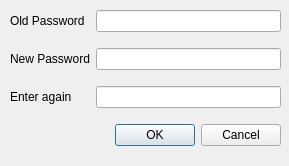
<?xml version="1.0" encoding="UTF-8"?>
<ui version="4.0">
 <class>dlgChangepassword</class>
 <widget class="QDialog" name="dlgChangepassword">
  <property name="windowModality">
   <enum>Qt::ApplicationModal</enum>
  </property>
  <property name="geometry">
   <rect>
    <x>0</x>
    <y>0</y>
    <width>289</width>
    <height>166</height>
   </rect>
  </property>
  <property name="windowTitle">
   <string>Dialog</string>
  </property>
  <property name="modal">
   <bool>true</bool>
  </property>
  <widget class="QWidget" name="gridLayoutWidget">
   <property name="geometry">
    <rect>
     <x>10</x>
     <y>0</y>
     <width>271</width>
     <height>158</height>
    </rect>
   </property>
   <layout class="QGridLayout" name="gridLayout">
    <item row="1" column="0">
     <widget class="QLabel" name="label">
      <property name="text">
       <string>Old Password</string>
      </property>
     </widget>
    </item>
    <item row="3" column="0">
     <widget class="QLabel" name="label_3">
      <property name="text">
       <string>Enter again</string>
      </property>
     </widget>
    </item>
    <item row="2" column="0">
     <widget class="QLabel" name="label_2">
      <property name="text">
       <string>New Password</string>
      </property>
     </widget>
    </item>
    <item row="1" column="1">
     <widget class="QLineEdit" name="edlOldpass">
      <property name="inputMask">
       <string/>
      </property>
     </widget>
    </item>
    <item row="3" column="1">
     <widget class="QLineEdit" name="edlNewpass2">
      <property name="inputMask">
       <string/>
      </property>
     </widget>
    </item>
    <item row="2" column="1">
     <widget class="QLineEdit" name="edlNewpass1">
      <property name="inputMask">
       <string/>
      </property>
     </widget>
    </item>
    <item row="6" column="0" colspan="2">
     <widget class="QDialogButtonBox" name="buttonBox">
      <property name="orientation">
       <enum>Qt::Horizontal</enum>
      </property>
      <property name="standardButtons">
       <set>QDialogButtonBox::Cancel|QDialogButtonBox::Ok</set>
      </property>
     </widget>
    </item>
   </layout>
  </widget>
 </widget>
 <tabstops>
  <tabstop>edlOldpass</tabstop>
  <tabstop>edlNewpass1</tabstop>
  <tabstop>edlNewpass2</tabstop>
  <tabstop>buttonBox</tabstop>
 </tabstops>
 <resources/>
 <connections>
  <connection>
   <sender>buttonBox</sender>
   <signal>rejected()</signal>
   <receiver>dlgChangepassword</receiver>
   <slot>reject()</slot>
   <hints>
    <hint type="sourcelabel">
     <x>316</x>
     <y>260</y>
    </hint>
    <hint type="destinationlabel">
     <x>286</x>
     <y>274</y>
    </hint>
   </hints>
  </connection>
  <connection>
   <sender>buttonBox</sender>
   <signal>accepted()</signal>
   <receiver>dlgChangepassword</receiver>
   <slot>accept()</slot>
   <hints>
    <hint type="sourcelabel">
     <x>248</x>
     <y>254</y>
    </hint>
    <hint type="destinationlabel">
     <x>157</x>
     <y>274</y>
    </hint>
   </hints>
  </connection>
 </connections>
</ui>
